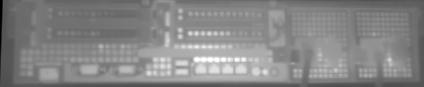
%> input picture SVM_class/text10_temprature_substraction3/250.jpg, 424 x 87 px
$ octave --eval "result = region_num(imread('text10_temprature_substraction3/250.jpg'));"   (GNU Octave 9; MATLAB toolbox functions it lacks are replaced by stand-ins)
%> lines starting %> are read from the running program, lines starting %| are printed output that depends on the picture; in (x1, y1, x2, y2) boxes, pixels count from 0 and x2, y2 are one past the last pixel; in counts of white or black regions, pixels touching at a corner belong together; the program's own positions count from 1
%%%%计算出sum_area和区域数量，区域块数量打算用作后期的权重
function [sum_area,block_num]= region_num(gray_img)


% gray_img = imread('250.jpg');
%  gray_img = rgb2gray(img);
T = graythresh(gray_img);
%> T = 0.549
 bw_img = im2bw(gray_img, T);
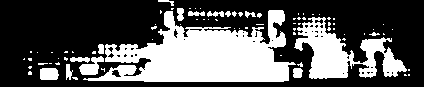
%> bw_img: size 87x424 logical; 34.9% white; 81 white regions (66 under 20 px)
 img_reg = regionprops(bw_img,  'area', 'boundingbox');
%> img_reg = 81 regions; largest, box (x1, y1, x2, y2) and Area: (83, 10, 296, 82) 8375, (294, 17, 407, 79) 3018, (79, 56, 104, 75) 262, (40, 68, 59, 80) 211, (293, 68, 303, 78) 87
 areas = [img_reg.Area];
%> areas = 81 values, max 8375 at index 20, min 1 at index 6, mean 159
 rects = cat(1,  img_reg.BoundingBox);
%> rects = 81 rows, first 8: [23.5 58.5 2 2; 28.5 58.5 4 3; 28.5 66.5 4 3; 28.5 71.5 4 4; 30.5 51.5 2 2; 37.5 52.5 1 1; 38.5 63.5 10 2; 40.5 68.5 19 12]
% [9 lines of commented-out code are left out]
[~, max_id] = max(areas);
%> max_id = 20
 max_rect = rects(max_id, :);
%> max_rect = [83.5 10.5 213 72]
%  figure(2),
%  imshow(bw_img);
%  rectangle('position', max_rect, 'EdgeColor', 'r')
 x_1=max_rect(1,1);
%> x_1 = 83.5
 y_1=max_rect(1,2);
%> y_1 = 10.5
 x_2=max_rect(1,3);
%> x_2 = 213
 y_2=max_rect(1,4);
%> y_2 = 72
 final_imag_first=gray_img(y_1:y_2,x_1:x_2);
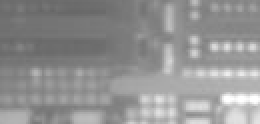
%> final_imag_first: size 62x130 uint8 (shown 2 times larger); min 102, max 255, mean 146.2
% figure(11)
% imshow(final_imag_first);
[m,n]=size(final_imag_first);
%> m = 62; n = 130
aera_final_first=m*n;
%> aera_final_first = 8060
new_areas=sort(areas,'descend');
%> new_areas = 81 values, max 8375 at index 1, min 1 at index 67, mean 159
for i=1:size(rects, 1)
    if  areas(i)==new_areas(2)
        flag=i;
    end
end
%> this loop made 81 passes
%> flag on pass 56: 56

block_num=size(rects, 1) ;
%> block_num = 81
 x_3=rects(flag,1);
%> x_3 = 294.5

 x_4=rects(flag,3);
%> x_4 = 113
if  x_3<x_1  && x_4>x_1
sum_area=aera_final_first+new_areas(2);
else
    sum_area=aera_final_first;
%> sum_area = 8060
end

end

$ run again, on SVM_class/text10_temprature_substraction3/181.jpg
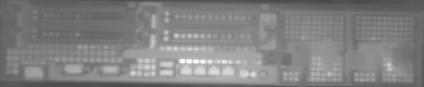
%> input picture SVM_class/text10_temprature_substraction3/181.jpg, 424 x 87 px
%> T = 0.529
%> in region_num, `bw_img = im2bw(gray_img, T);`:
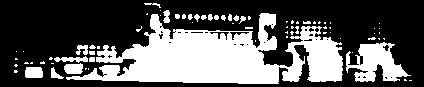
%> bw_img: size 87x424 logical; 35.6% white; 75 white regions (51 under 20 px)
%> img_reg = 75 regions; largest, box (x1, y1, x2, y2) and Area: (66, 13, 343, 84) 10356, (346, 42, 411, 82) 1391, (25, 67, 43, 78) 188, (64, 63, 83, 74) 176, (54, 56, 88, 63) 136
%> areas = 75 values, max 10356 at index 15, min 1 at index 4, mean 174.9
%> rects = 75 rows, first 8: [14.5 64.5 4 3; 14.5 70.5 4 3; 15.5 58.5 3 2; 16.5 51.5 1 1; 23.5 51.5 1 1; 24.5 62.5 5 2; 25.5 67.5 18 11; 30.5 62.5 3 2]
%> max_id = 15
%> max_rect = [66.5 13.5 277 71]
%> x_1 = 66.5
%> y_1 = 13.5
%> x_2 = 277
%> y_2 = 71
%> in region_num, `final_imag_first=gray_img(y_1:y_2,x_1:x_2);`:
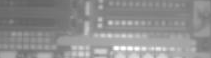
%> final_imag_first: size 58x211 uint8; min 99, max 255, mean 143.2
%> new_areas = 75 values, max 10356 at index 1, min 1 at index 64, mean 174.9
%> the loop in region_num, `for i=1:size(rects, 1)` made 75 passes
%> after the loop in region_num, `for i=1:size(rects, 1)`: flag = 64
%> block_num = 75
%> x_3 = 346.5
%> x_4 = 65
%> result = 12238
